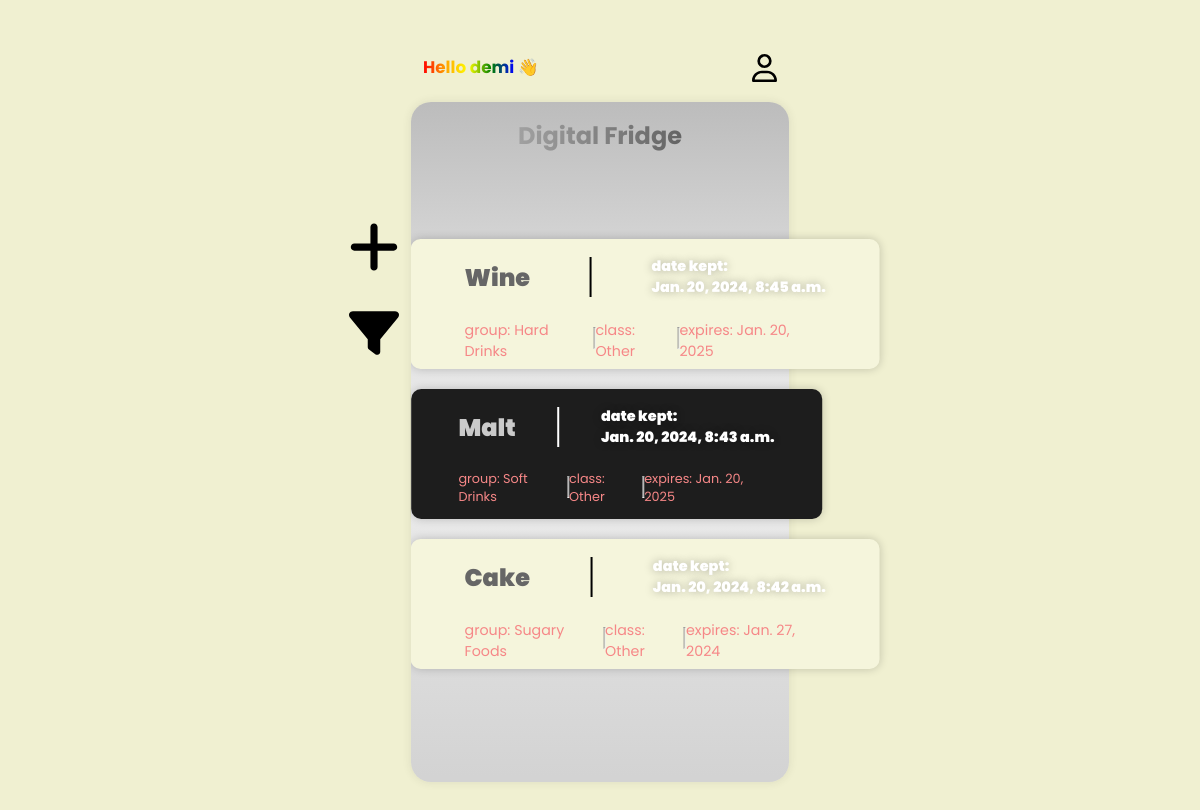
Page / (signed in) on the committed database.
### base/models.py (models this page shows, shortened)
class Item(models.Model):
    name = models.CharField(max_length=200)
    user = models.ForeignKey(User, on_delete=models.CASCADE)
    amount = models.FloatField(null=True, blank=True)
    description = models.TextField(null=True, blank=True)
    classification = models.ForeignKey(Classification, on_delete=models.CASCADE, null=True)
    recommended_groups = models.ForeignKey(Group, on_delete=models.CASCADE, null=True, blank=True)
    expiring_date = models.DateField(null=True)
    created = models.DateTimeField(auto_now_add=True)
    updated = models.DateTimeField(auto_now=True)

class Group(models.Model):
    user = models.ForeignKey(User, null=True, blank=True, on_delete=models.CASCADE)
    group_name = models.CharField(max_length=200)
    created = models.DateTimeField(auto_now_add=True)
    updated = models.DateTimeField(auto_now=True)
    def __str__(self):
        return self.group_name

class Classification(models.Model):
    class_name = models.CharField(max_length=100)
    created = models.DateTimeField(auto_now_add=True)
    updated = models.DateTimeField(auto_now=True)
    def __str__(self):
        return self.class_name

### base/views.py (the view)
# urls.py: path('', views.home, name='home'),
@login_required(login_url='/login')
def home(request):
    items = Item.objects.filter(user=request.user).order_by('-created')
    for index, item in enumerate(items):
        if index % 2 == 0:
            item.even = True
        else:
            item.even = False
    context = {'items': items, 'user': request.user }
    return render(request, 'base/home.html', context)

### base/templates/base/home.html (shortened to what this page needs)
{% extends 'main.html' %}
{% block content %}
{% load static %}
<link rel="stylesheet" href="{% static 'styles/homePage.css' %}">
<main>
    <div class="header">
        <h4 class="salutation"><span class="salutation-txt">Hello {{request.user.username}}</span> <span>👋</span></h3>
        <img src="{% static 'images/profile-icon.svg' %}" alt="" class="profile-icon">
    </div>
    <div class="fridge-container">
        <div class="fridge-heading-div">
            <h1 class="fridge-heading">Digital Fridge</h1>
        </div>
        <div class="fridge-content">
            {% for item in items %}
            <div class="fridge-item-div">
                <div class="fridge-item {% if item.even == False %}fridge-item2{% endif %}">
                    <div class="item-details">
                        <h2 class="item-name">{{item.name}}</h2>
                        <hr class="line">
                        <div class="date-kept-div">
                            <p class="date-kept-label">date kept:</p>
                            <p class="date-kept">{{item.created}}</p>
                        </div>
                    </div>
                    <div class="item-classifications">
                        <div class="group">group:
                            {% if item.recommended_groups %}
                            {{item.recommended_groups}}
                            {% endif %}</div>
                        <hr>
                        <div class="class">class: {{item.classification}}</div>
                        <hr>
                        <div class="expires">expires: {{item.expiring_date}}</div>
                    </div>
                </div>
            </div>
            {% endfor %}
        </div>
    </div>
    <div class="add-item-div">
        <div class="add-item-innerdiv">
            <a href="{% url 'addItemPage' %}">
                <img src="{% static 'images/add-icon.svg' %}" alt="" class="add-icon action-icon">
            </a><br>
        </div>
        <div class="filter-parentdiv">
            <div class="filter-items-div">
                <img src="{% static 'images/filter-icon.svg' %}" alt="" class="item-icon action-icon">
            </div>
        </div>
    </div>
</main>
{% endblock %}

### static/styles/homePage.css (style rules this page uses)
body { font-family: "Poppins", sans-serif; background-color: rgb(240, 240, 209); }
main { display: flex; justify-content: center; align-items: center; flex-direction: column; width: 100%; height: 100vh; }
.header { width: 29.9%; display: grid; grid-template-columns: auto auto; margin-top: 20px; margin-bottom: 20px; }
.salutation { margin: 0; font-size: 1.05em; }
.salutation-txt { background: linear-gradient(to right, red, orange, yellow, green, blue); -webkit-text-fill-color: transparent; -moz-background-clip: text; background-clip: text; }
.profile-icon { justify-self: right; width: 25px; cursor: pointer; }
.fridge-item-div { width: 120%; display: flex; flex-direction: column; align-items: flex-end; }
.fridge-container { background: linear-gradient(to top, lightgrey 0%, lightgrey 1%, #e0e0e0 26%, #efefef 48%, #d9d9d9 75%, #bcbcbc 100%); box-shadow: 0 0 10px hsl(0, 0%, 20%, .1); filter: blur(100%); height: 85%; width: 32%; border-radius: 20px; }
.fridge-heading-div { width: 100%; display: flex; justify-content: center; }
.fridge-heading { font-size: 1.5em; background: linear-gradient(to right, hsl(0, 0%, 63%), hsl(0, 0%, 39%)); -webkit-text-fill-color: transparent; -webkit-background-clip: text; background-clip: text; }
.fridge-content { margin-top: 50px; height: 80%; width: 129%; overflow-y: auto; overflow-x: hidden; transform: scaleX(-1); padding-left: 100px; display: flex; justify-content: left; align-items: flex-end; flex-direction: column; }
.fridge-item { width: 80%; height: 130px; background-color: beige; color: rgb(102, 102, 102); box-shadow: 0 0 10px hsl(0, 0%, 0%, .2); border-radius: 10px; display: flex; align-items: center; flex-direction: column; margin-top: 20px; transform: scaleX(-1); cursor: pointer; }
.item-details { width: 77%; display: grid; grid-template-columns: auto auto auto; margin-top: 10px; align-items: center; }
.item-name { margin: 0; font-weight: 900; }
.line { display: flex; width: 2px; height: 40px; background-color: black; border: 0; }
.date-kept-div { color: #ffffff; justify-self: right; font-size: .9em; font-weight: 900; text-shadow: 0 0 10px hsl(0, 0%, 0%, .3); }
.date-kept-label { margin: 0; }
.date-kept { margin: 0; }
.item-classifications { color: rgb(246, 135, 135); font-size: 89%; margin-top: 15px; width: 77%; display: flex; }
.item-classifications>hr { height: 20px; }
.class { justify-self: center; }
.expires { justify-self: right; }
.fridge-item2 { width: 70%; background-color: #1d1d1d; }
.fridge-item2 .item-classifications { font-size: 80%; }
.fridge-item2 .item-name { color: rgb(202, 202, 202); }
.fridge-item2 .line { background-color: #ffffff; }
.add-item-div { position: absolute; left: 0; margin-top: -20%; margin-left: 27%; }
.add-item-innerdiv, .filter-items-div { display: flex; flex-direction: column; justify-content: center; align-items: center; }
.add-icon, .item-icon { width: 50px; cursor: pointer; }

### rows in the picture
Item: name "Wine", created "Jan. 20, 2024, 8:45 a.m.", recommended_groups "Hard Drinks", classification "Other", expiring_date "Jan. 20, 2025"
Item: name "Malt", created "Jan. 20, 2024, 8:43 a.m.", recommended_groups "Soft Drinks", classification "Other", expiring_date "Jan. 20, 2025"
Item: name "Cake", created "Jan. 20, 2024, 8:42 a.m.", recommended_groups "Sugary Foods", classification "Other", expiring_date "Jan. 27, 2024"

### other values in the picture
{{ request.user.username }} "demi"
